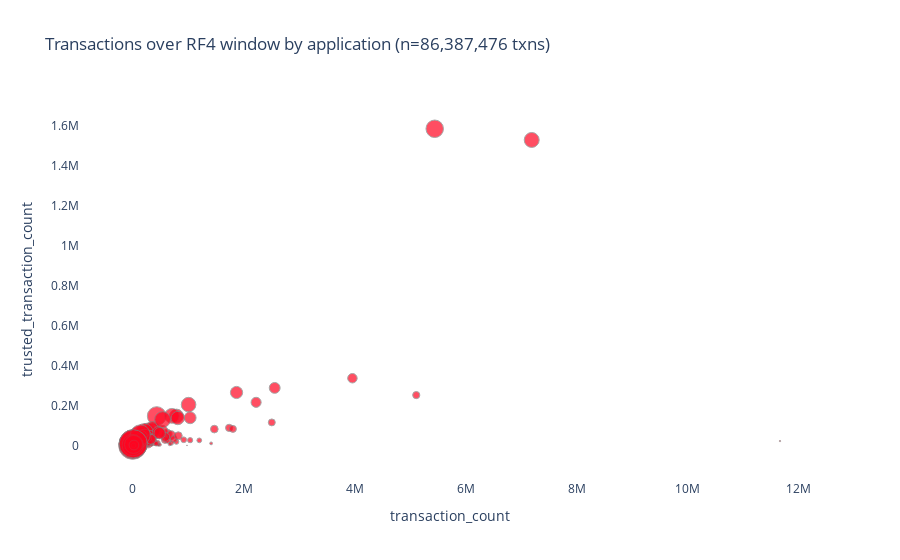

The cell this chart's notebook holds for it:
### Code cell
fig = px.scatter(
    data_frame=df_results,
    x='transaction_count',
    y='trusted_transaction_count',
    color_discrete_sequence=['#FF0420'],
    custom_data=['project_name'],
    size='trusted_transaction_share',
    title=f'Transactions over RF4 window by application (n={df_results.transaction_count.sum():,.0f} txns)'
)
fig.update_traces(
    hovertemplate="<br>".join([
        "Project: %{customdata[0]}",
        "Transactions: %{x:,.0f}",
        "Trusted Transactions: %{y:,.0f}"
    ]),
    line=dict(width=.1, color='gray')
)
fig.update_layout(
    xaxis=dict(showgrid=False),
    yaxis=dict(showgrid=False),
    plot_bgcolor='rgba(0, 0, 0, 0)',
    paper_bgcolor='rgba(0, 0, 0, 0)',
)

### Figure 1 — Plotly figure (JSON) as saved in the notebook; plotly's stock layout.template omitted (floating-point values rounded to 4 significant figures; data arrays with more than 128 entries replaced by an {"elided": "..."} marker saying what was removed)
{"data": [{"customdata": {"elided": "230x1 str values"}, "hovertemplate": "Project: %{customdata[0]}<br>Transactions: %{x:,.0f}<br>Trusted Transactions: %{y:,.0f}", "legendgroup": "", "line": {"color": "gray", "width": 0.1}, "marker": {"color": "#FF0420", "size": {"elided": "230 float values"}, "sizemode": "area", "sizeref": 0.001904, "symbol": "circle"}, "mode": "markers", "name": "", "orientation": "v", "showlegend": false, "type": "scatter", "x": {"elided": "230 int values"}, "xaxis": "x", "y": {"elided": "230 int values"}, "yaxis": "y"}], "layout": {"legend": {"itemsizing": "constant", "tracegroupgap": 0}, "paper_bgcolor": "rgba(0, 0, 0, 0)", "plot_bgcolor": "rgba(0, 0, 0, 0)", "title": {"text": "Transactions over RF4 window by application (n=86,387,476 txns)"}, "xaxis": {"anchor": "y", "domain": [0, 1], "showgrid": false, "title": {"text": "transaction_count"}}, "yaxis": {"anchor": "x", "domain": [0, 1], "showgrid": false, "title": {"text": "trusted_transaction_count"}}}}
